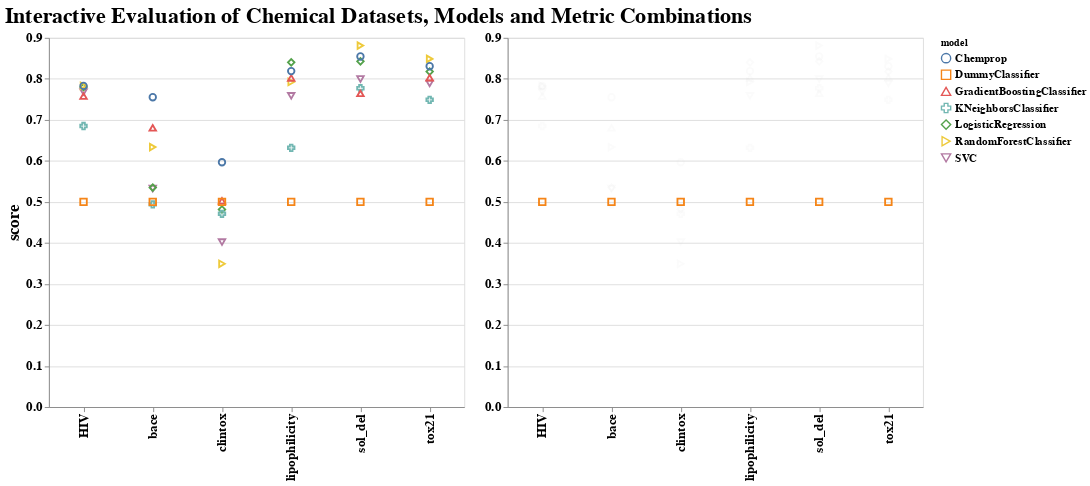

Write notebook code for a chart like this one.
### Markdown cell above
# Interactive diagram to explore and compare results

This was used with some title modifications to generate static charts in final report.

### Code cell
filtered_vis_data = df[(df['split_id'] == 'validate') & (df['split_method'] == 'cluster')]

title = f"Interactive Evaluation of Chemical Datasets, Models and Metric Combinations"

### used only for generation of singleton static charts
# score_title = "ROC-AUC Score"
# title = f"Evaluation of Datasets and Models by {score_title}"


default_metric = {"metric": "roc_auc_score"}
right_model_default = {"model": "DummyClassifier"}
models = list(df['model'].unique())
metrics = list(df['metric'].unique())

metric_dropdown = alt.binding_select(options= [None] + metrics, name='Metric: ')
metric_selection = alt.selection_single(fields=['metric'], bind=metric_dropdown, init = default_metric)

left_model_dropdown = alt.binding_select(options= [None] + models, name='Left Chart - Model: ')
left_model_selection = alt.selection_single(fields=['model'], bind=left_model_dropdown)
right_model_dropdown = alt.binding_select(options= [None] + models, name='Right Chart - Model: ')
right_model_selection = alt.selection_single(fields=['model'], bind=right_model_dropdown, init = right_model_default)

left_color = alt.condition(left_model_selection, alt.Color('model:N'), alt.value('lightgray'))
left_opacity = alt.condition(left_model_selection, alt.value(1.0), alt.value(0.1))
right_color = alt.condition(right_model_selection, alt.Color('model:N'), alt.value('lightgray'))
right_opacity = alt.condition(right_model_selection, alt.value(1.0), alt.value(0.1))

resize = alt.selection_interval(bind='scales')


left_chart = alt.Chart(filtered_vis_data).mark_point(size = 50).encode(
    x = alt.X('dataset:N', title = None),
    y = alt.Y('score:Q'),
    color = left_color,
    shape = "model:N",
    opacity = left_opacity,
    tooltip = ["dataset", 'model', 'split_method', 'metric', 'score']
).add_selection(
    metric_selection, left_model_selection, resize
).transform_filter(
    (metric_selection)
).properties(height = 400, width = 450)



right_chart = alt.Chart(filtered_vis_data).mark_point(size = 50).encode(
    x = alt.X('dataset:N', title = None),
    y = alt.Y('score:Q', title = None),
    color = right_color,
    shape = "model:N",
    opacity = right_opacity,
    tooltip = ["dataset", 'model', 'split_method', 'metric', 'score']
).add_selection(
    metric_selection, right_model_selection, resize
).transform_filter(
    (metric_selection)
).properties(height = 400, width = 450)


(left_chart | right_chart).properties(title= title).configure_title(fontSize=24).configure_axis(
    labelFontSize=14,
    titleFontSize=18,
    labelFontWeight = "bold"
).configure_legend(labelFontSize=12, labelFontWeight = "bold")

### Figure 1 — Vega-Lite specification as saved in the notebook (floating-point values rounded to 4 significant figures; data arrays with more than 128 entries replaced by an {"elided": "..."} marker saying what was removed)
{"config": {"view": {"continuousWidth": 400, "continuousHeight": 300}, "axis": {"labelFontSize": 14, "labelFontWeight": "bold", "titleFontSize": 18}, "legend": {"labelFontSize": 12, "labelFontWeight": "bold"}, "title": {"fontSize": 24}}, "hconcat": [{"mark": {"type": "point", "size": 50}, "encoding": {"color": {"condition": {"field": "model", "type": "nominal", "selection": "selector106"}, "value": "lightgray"}, "opacity": {"condition": {"value": 1.0, "selection": "selector106"}, "value": 0.1}, "shape": {"field": "model", "type": "nominal"}, "tooltip": [{"field": "dataset", "type": "nominal"}, {"field": "model", "type": "nominal"}, {"field": "split_method", "type": "nominal"}, {"field": "metric", "type": "nominal"}, {"field": "score", "type": "quantitative"}], "x": {"field": "dataset", "title": null, "type": "nominal"}, "y": {"field": "score", "type": "quantitative"}}, "height": 400, "selection": {"selector105": {"type": "single", "fields": ["metric"], "bind": {"input": "select", "options": [null, "accuracy_score", "balanced_accuracy_score", "f1_score", "roc_auc_score", "log_loss", "matthews_corrcoef"], "name": "Metric: "}, "init": {"metric": "roc_auc_score"}}, "selector106": {"type": "single", "fields": ["model"], "bind": {"input": "select", "options": [null, "SVC", "LogisticRegression", "RandomForestClassifier", "KNeighborsClassifier", "GradientBoostingClassifier", "DummyClassifier", "Chemprop"], "name": "Left Chart - Model: "}}, "selector108": {"type": "interval", "bind": "scales"}}, "transform": [{"filter": {"selection": "selector105"}}], "width": 450}, {"mark": {"type": "point", "size": 50}, "encoding": {"color": {"condition": {"field": "model", "type": "nominal", "selection": "selector107"}, "value": "lightgray"}, "opacity": {"condition": {"value": 1.0, "selection": "selector107"}, "value": 0.1}, "shape": {"field": "model", "type": "nominal"}, "tooltip": [{"field": "dataset", "type": "nominal"}, {"field": "model", "type": "nominal"}, {"field": "split_method", "type": "nominal"}, {"field": "metric", "type": "nominal"}, {"field": "score", "type": "quantitative"}], "x": {"field": "dataset", "title": null, "type": "nominal"}, "y": {"field": "score", "title": null, "type": "quantitative"}}, "height": 400, "selection": {"selector105": {"type": "single", "fields": ["metric"], "bind": {"input": "select", "options": [null, "accuracy_score", "balanced_accuracy_score", "f1_score", "roc_auc_score", "log_loss", "matthews_corrcoef"], "name": "Metric: "}, "init": {"metric": "roc_auc_score"}}, "selector107": {"type": "single", "fields": ["model"], "bind": {"input": "select", "options": [null, "SVC", "LogisticRegression", "RandomForestClassifier", "KNeighborsClassifier", "GradientBoostingClassifier", "DummyClassifier", "Chemprop"], "name": "Right Chart - Model: "}, "init": {"model": "DummyClassifier"}}, "selector108": {"type": "interval", "bind": "scales"}}, "transform": [{"filter": {"selection": "selector105"}}], "width": 450}], "data": {"name": "data-0f34abc5d7d53ba13c7b88437d42efed"}, "title": "Interactive Evaluation of Chemical Datasets, Models and Metric Combinations", "$schema": "https://vega.github.io/schema/vega-lite/v4.17.0.json", "datasets": {"data-0f34abc5d7d53ba13c7b88437d42efed": {"elided": "252 records"}}}
